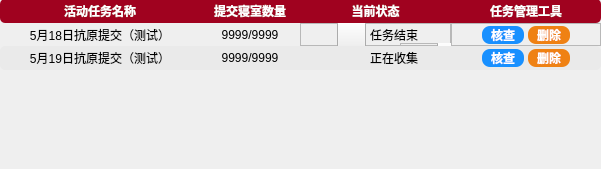
       <widget class="QWidget" name="scrollAreaWidgetContents_3">
        <property name="geometry">
         <rect>
          <x>0</x>
          <y>0</y>
          <width>601</width>
          <height>169</height>
         </rect>
        </property>
        <widget class="QWidget" name="gridLayoutWidget_2">
         <property name="geometry">
          <rect>
           <x>0</x>
           <y>-1</y>
           <width>601</width>
           <height>71</height>
          </rect>
         </property>
         <layout class="QGridLayout" name="gridLayout_3" rowstretch="1,1,1" columnstretch="4,2,3,3" rowminimumheight="1,1,1" columnminimumwidth="3,2,3,3">
          <property name="spacing">
           <number>0</number>
          </property>
          <item row="1" column="3">
           <widget class="QFrame" name="frame_3">
            <property name="frameShape">
             <enum>QFrame::StyledPanel</enum>
            </property>
            <property name="frameShadow">
             <enum>QFrame::Raised</enum>
            </property>
            <widget class="QPushButton" name="pushButton_32">
             <property name="geometry">
              <rect>
               <x>31</x>
               <y>3</y>
               <width>42</width>
               <height>18</height>
              </rect>
             </property>
             <property name="cursor">
              <cursorShape>PointingHandCursor</cursorShape>
             </property>
             <property name="styleSheet">
              <string notr="true">border-radius:8px;
background-color:#1890FF;
color:white;
font-weight:bold;</string>
             </property>
             <property name="text">
              <string>核查</string>
             </property>
            </widget>
            <widget class="QPushButton" name="pushButton_33">
             <property name="geometry">
              <rect>
               <x>77</x>
               <y>3</y>
               <width>42</width>
               <height>18</height>
              </rect>
             </property>
             <property name="cursor">
              <cursorShape>PointingHandCursor</cursorShape>
             </property>
             <property name="styleSheet">
              <string notr="true">border-radius:8px;
background-color:#EF8113;
color:white;
font-weight:bold;</string>
             </property>
             <property name="text">
              <string>删除</string>
             </property>
            </widget>
           </widget>
          </item>
          <item row="0" column="3">
           <widget class="QLabel" name="label_61">
            <property name="styleSheet">
             <string notr="true">background-color:#a0021f;
border-image: url();
color:white;
font-weight:bold;
border-radius:0px;
border-bottom-right-radius:5px;
border-top-right-radius:5px</string>
            </property>
            <property name="text">
             <string>任务管理工具</string>
            </property>
            <property name="alignment">
             <set>Qt::AlignCenter</set>
            </property>
           </widget>
          </item>
          <item row="1" column="1">
           <widget class="QLabel" name="label_51">
            <property name="text">
             <string>9999/9999</string>
            </property>
            <property name="alignment">
             <set>Qt::AlignCenter</set>
            </property>
           </widget>
          </item>
          <item row="0" column="2">
           <widget class="QLabel" name="label_60">
            <property name="styleSheet">
             <string notr="true">background-color:#a0021f;
border-image: url();
color:white;
font-weight:bold;
border-radius:0px;
</string>
            </property>
            <property name="text">
             <string>当前状态</string>
            </property>
            <property name="alignment">
             <set>Qt::AlignCenter</set>
            </property>
           </widget>
          </item>
          <item row="1" column="0">
           <widget class="QLabel" name="label_50">
            <property name="text">
             <string>5月18日抗原提交（测试）</string>
            </property>
            <property name="alignment">
             <set>Qt::AlignCenter</set>
            </property>
           </widget>
          </item>
          <item row="2" column="1">
           <widget class="QLabel" name="label_90">
            <property name="styleSheet">
             <string notr="true">background-color:#EAEAEA;
border-radius:0px;
border-image: url();</string>
            </property>
            <property name="text">
             <string>9999/9999</string>
            </property>
            <property name="alignment">
             <set>Qt::AlignCenter</set>
            </property>
           </widget>
          </item>
          <item row="0" column="0">
           <widget class="QLabel" name="label_58">
            <property name="styleSheet">
             <string notr="true">background-color:#a0021f;
border-image: url();
color:white;
font-weight:bold;
border:0px;
border-radius:0px;
border-bottom-left-radius:5px;
border-top-left-radius:5px;
font-size:12px;</string>
            </property>
            <property name="text">
             <string>活动任务名称</string>
            </property>
            <property name="alignment">
             <set>Qt::AlignCenter</set>
            </property>
           </widget>
          </item>
          <item row="0" column="1">
           <widget class="QLabel" name="label_59">
            <property name="styleSheet">
             <string notr="true">background-color:#a0021f;
border-image: url();
color:white;
border:0px;
font-weight:bold;
border-radius:0px;</string>
            </property>
            <property name="text">
             <string>提交寝室数量</string>
            </property>
            <property name="alignment">
             <set>Qt::AlignCenter</set>
            </property>
           </widget>
          </item>
          <item row="2" column="0">
           <widget class="QLabel" name="label_89">
            <property name="styleSheet">
             <string notr="true">background-color:#EAEAEA;
border-radius:0px;
border-bottom-left-radius:5px;
border-top-left-radius:5px;
border-image: url();</string>
            </property>
            <property name="text">
             <string>5月19日抗原提交（测试）</string>
            </property>
            <property name="alignment">
             <set>Qt::AlignCenter</set>
            </property>
           </widget>
          </item>
          <item row="1" column="2">
           <widget class="QFrame" name="frame_7">
            <property name="frameShape">
             <enum>QFrame::StyledPanel</enum>
            </property>
            <property name="frameShadow">
             <enum>QFrame::Raised</enum>
            </property>
            <widget class="QPushButton" name="pushButton_31">
             <property name="geometry">
              <rect>
               <x>37</x>
               <y>-2</y>
               <width>29</width>
               <height>29</height>
              </rect>
             </property>
             <property name="cursor">
              <cursorShape>PointingHandCursor</cursorShape>
             </property>
             <property name="styleSheet">
              <string notr="true">border-image: url(:/icons/icons/开关 关.png);</string>
             </property>
             <property name="text">
              <string/>
             </property>
            </widget>
            <widget class="QLabel" name="label_85">
             <property name="geometry">
              <rect>
               <x>70</x>
               <y>4</y>
               <width>54</width>
               <height>16</height>
              </rect>
             </property>
             <property name="text">
              <string>任务结束</string>
             </property>
            </widget>
            <widget class="QFrame" name="frame_20">
             <property name="geometry">
              <rect>
               <x>100</x>
               <y>20</y>
               <width>150</width>
               <height>23</height>
              </rect>
             </property>
             <property name="frameShape">
              <enum>QFrame::StyledPanel</enum>
             </property>
             <property name="frameShadow">
              <enum>QFrame::Raised</enum>
             </property>
             <widget class="QPushButton" name="pushButton_37">
              <property name="geometry">
               <rect>
                <x>37</x>
                <y>-2</y>
                <width>29</width>
                <height>29</height>
               </rect>
              </property>
              <property name="cursor">
               <cursorShape>PointingHandCursor</cursorShape>
              </property>
              <property name="styleSheet">
               <string notr="true">border-image: url(:/icons/icons/开关 关.png);</string>
              </property>
              <property name="text">
               <string/>
              </property>
             </widget>
             <widget class="QLabel" name="label_93">
              <property name="geometry">
               <rect>
                <x>70</x>
                <y>4</y>
                <width>54</width>
                <height>16</height>
               </rect>
              </property>
              <property name="text">
               <string>任务结束</string>
              </property>
             </widget>
            </widget>
           </widget>
          </item>
          <item row="2" column="2">
           <widget class="QFrame" name="frame_21">
            <property name="styleSheet">
             <string notr="true">background-color:#EAEAEA;
border-radius:0px;
border-image: url();</string>
            </property>
            <property name="frameShape">
             <enum>QFrame::StyledPanel</enum>
            </property>
            <property name="frameShadow">
             <enum>QFrame::Raised</enum>
            </property>
            <widget class="QPushButton" name="pushButton_38">
             <property name="geometry">
              <rect>
               <x>37</x>
               <y>-2</y>
               <width>29</width>
               <height>29</height>
              </rect>
             </property>
             <property name="cursor">
              <cursorShape>PointingHandCursor</cursorShape>
             </property>
             <property name="styleSheet">
              <string notr="true">border-image: url(:/icons/icons/开关 开.png);</string>
             </property>
             <property name="text">
              <string/>
             </property>
            </widget>
            <widget class="QLabel" name="label_94">
             <property name="geometry">
              <rect>
               <x>70</x>
               <y>4</y>
               <width>54</width>
               <height>16</height>
              </rect>
             </property>
             <property name="text">
              <string>正在收集</string>
             </property>
            </widget>
            <widget class="QFrame" name="frame_22">
             <property name="geometry">
              <rect>
               <x>100</x>
               <y>20</y>
               <width>150</width>
               <height>23</height>
              </rect>
             </property>
             <property name="frameShape">
              <enum>QFrame::StyledPanel</enum>
             </property>
             <property name="frameShadow">
              <enum>QFrame::Raised</enum>
             </property>
             <widget class="QPushButton" name="pushButton_39">
              <property name="geometry">
               <rect>
                <x>37</x>
                <y>-2</y>
                <width>29</width>
                <height>29</height>
               </rect>
              </property>
              <property name="cursor">
               <cursorShape>PointingHandCursor</cursorShape>
              </property>
              <property name="styleSheet">
               <string notr="true">border-image: url(:/icons/icons/开关 关.png);</string>
              </property>
              <property name="text">
               <string/>
              </property>
             </widget>
             <widget class="QLabel" name="label_95">
              <property name="geometry">
               <rect>
                <x>70</x>
                <y>4</y>
                <width>54</width>
                <height>16</height>
               </rect>
              </property>
              <property name="text">
               <string>任务结束</string>
              </property>
             </widget>
            </widget>
           </widget>
          </item>
          <item row="2" column="3">
           <widget class="QFrame" name="frame_23">
            <property name="styleSheet">
             <string notr="true">background-color:#EAEAEA;
border-radius:0px;
border-bottom-right-radius:5px;
border-top-right-radius:5px;
border-image: url();</string>
            </property>
            <property name="frameShape">
             <enum>QFrame::StyledPanel</enum>
            </property>
            <property name="frameShadow">
             <enum>QFrame::Raised</enum>
            </property>
            <widget class="QPushButton" name="pushButton_40">
             <property name="geometry">
              <rect>
               <x>31</x>
               <y>3</y>
               <width>42</width>
               <height>18</height>
              </rect>
             </property>
             <property name="cursor">
              <cursorShape>PointingHandCursor</cursorShape>
             </property>
             <property name="styleSheet">
              <string notr="true">border-radius:8px;
background-color:#1890FF;
color:white;
font-weight:bold;</string>
             </property>
             <property name="text">
              <string>核查</string>
             </property>
            </widget>
            <widget class="QPushButton" name="pushButton_41">
             <property name="geometry">
              <rect>
               <x>77</x>
               <y>3</y>
               <width>42</width>
               <height>18</height>
              </rect>
             </property>
             <property name="cursor">
              <cursorShape>PointingHandCursor</cursorShape>
             </property>
             <property name="styleSheet">
              <string notr="true">border-radius:8px;
background-color:#EF8113;
color:white;
font-weight:bold;</string>
             </property>
             <property name="text">
              <string>删除</string>
             </property>
            </widget>
           </widget>
          </item>
         </layout>
        </widget>
       </widget>
